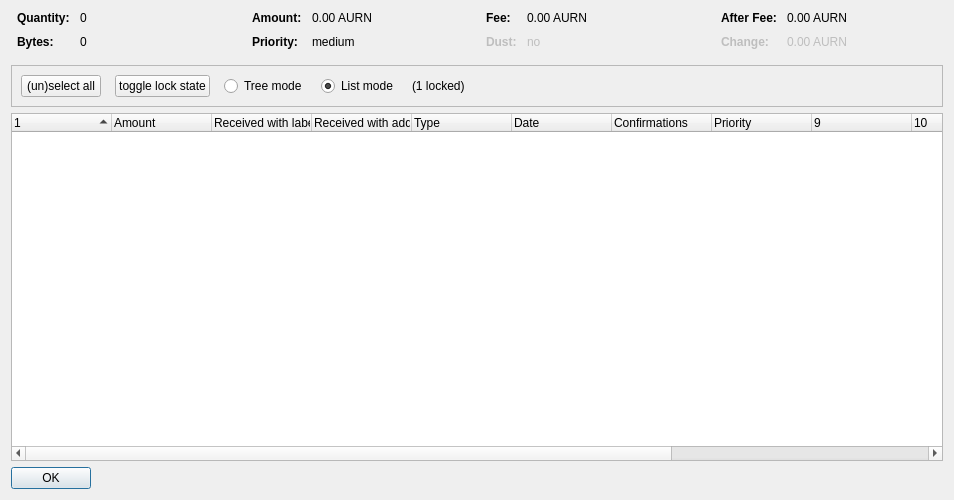
<?xml version="1.0" encoding="UTF-8"?>
<ui version="4.0">
 <class>CoinControlDialog</class>
 <widget class="QDialog" name="CoinControlDialog">
  <property name="geometry">
   <rect>
    <x>0</x>
    <y>0</y>
    <width>954</width>
    <height>500</height>
   </rect>
  </property>
  <property name="windowTitle">
   <string>Coin Selection</string>
  </property>
  <layout class="QVBoxLayout" name="verticalLayout">
   <item>
    <layout class="QHBoxLayout" name="horizontalLayoutTop" stretch="0,0,0,0">
     <property name="topMargin">
      <number>0</number>
     </property>
     <property name="bottomMargin">
      <number>10</number>
     </property>
     <item>
      <layout class="QFormLayout" name="formLayoutCoinControl1">
       <property name="horizontalSpacing">
        <number>10</number>
       </property>
       <property name="verticalSpacing">
        <number>10</number>
       </property>
       <property name="leftMargin">
        <number>6</number>
       </property>
       <property name="rightMargin">
        <number>6</number>
       </property>
       <item row="0" column="0">
        <widget class="QLabel" name="labelCoinControlQuantityText">
         <property name="font">
          <font>
           <weight>75</weight>
           <bold>true</bold>
          </font>
         </property>
         <property name="text">
          <string>Quantity:</string>
         </property>
        </widget>
       </item>
       <item row="0" column="1">
        <widget class="QLabel" name="labelCoinControlQuantity">
         <property name="cursor">
          <cursorShape>IBeamCursor</cursorShape>
         </property>
         <property name="contextMenuPolicy">
          <enum>Qt::ActionsContextMenu</enum>
         </property>
         <property name="text">
          <string notr="true">0</string>
         </property>
         <property name="textInteractionFlags">
          <set>Qt::LinksAccessibleByMouse|Qt::TextSelectableByKeyboard|Qt::TextSelectableByMouse</set>
         </property>
        </widget>
       </item>
       <item row="1" column="0">
        <widget class="QLabel" name="labelCoinControlBytesText">
         <property name="font">
          <font>
           <weight>75</weight>
           <bold>true</bold>
          </font>
         </property>
         <property name="text">
          <string>Bytes:</string>
         </property>
        </widget>
       </item>
       <item row="1" column="1">
        <widget class="QLabel" name="labelCoinControlBytes">
         <property name="cursor">
          <cursorShape>IBeamCursor</cursorShape>
         </property>
         <property name="contextMenuPolicy">
          <enum>Qt::ActionsContextMenu</enum>
         </property>
         <property name="text">
          <string notr="true">0</string>
         </property>
         <property name="textInteractionFlags">
          <set>Qt::LinksAccessibleByMouse|Qt::TextSelectableByKeyboard|Qt::TextSelectableByMouse</set>
         </property>
        </widget>
       </item>
      </layout>
     </item>
     <item>
      <layout class="QFormLayout" name="formLayoutCoinControl2">
       <property name="horizontalSpacing">
        <number>10</number>
       </property>
       <property name="verticalSpacing">
        <number>10</number>
       </property>
       <property name="leftMargin">
        <number>6</number>
       </property>
       <property name="rightMargin">
        <number>6</number>
       </property>
       <item row="0" column="0">
        <widget class="QLabel" name="labelCoinControlAmountText">
         <property name="font">
          <font>
           <weight>75</weight>
           <bold>true</bold>
          </font>
         </property>
         <property name="text">
          <string>Amount:</string>
         </property>
        </widget>
       </item>
       <item row="0" column="1">
        <widget class="QLabel" name="labelCoinControlAmount">
         <property name="cursor">
          <cursorShape>IBeamCursor</cursorShape>
         </property>
         <property name="contextMenuPolicy">
          <enum>Qt::ActionsContextMenu</enum>
         </property>
         <property name="text">
          <string notr="true">0.00 AURN</string>
         </property>
         <property name="textInteractionFlags">
          <set>Qt::LinksAccessibleByMouse|Qt::TextSelectableByKeyboard|Qt::TextSelectableByMouse</set>
         </property>
        </widget>
       </item>
       <item row="1" column="0">
        <widget class="QLabel" name="labelCoinControlPriorityText">
         <property name="font">
          <font>
           <weight>75</weight>
           <bold>true</bold>
          </font>
         </property>
         <property name="text">
          <string>Priority:</string>
         </property>
        </widget>
       </item>
       <item row="1" column="1">
        <widget class="QLabel" name="labelCoinControlPriority">
         <property name="cursor">
          <cursorShape>IBeamCursor</cursorShape>
         </property>
         <property name="contextMenuPolicy">
          <enum>Qt::ActionsContextMenu</enum>
         </property>
         <property name="text">
          <string>medium</string>
         </property>
         <property name="textInteractionFlags">
          <set>Qt::LinksAccessibleByMouse|Qt::TextSelectableByKeyboard|Qt::TextSelectableByMouse</set>
         </property>
        </widget>
       </item>
      </layout>
     </item>
     <item>
      <layout class="QFormLayout" name="formLayoutCoinControl3">
       <property name="horizontalSpacing">
        <number>10</number>
       </property>
       <property name="verticalSpacing">
        <number>10</number>
       </property>
       <property name="leftMargin">
        <number>6</number>
       </property>
       <property name="rightMargin">
        <number>6</number>
       </property>
       <item row="0" column="0">
        <widget class="QLabel" name="labelCoinControlFeeText">
         <property name="font">
          <font>
           <weight>75</weight>
           <bold>true</bold>
          </font>
         </property>
         <property name="text">
          <string>Fee:</string>
         </property>
        </widget>
       </item>
       <item row="0" column="1">
        <widget class="QLabel" name="labelCoinControlFee">
         <property name="cursor">
          <cursorShape>IBeamCursor</cursorShape>
         </property>
         <property name="contextMenuPolicy">
          <enum>Qt::ActionsContextMenu</enum>
         </property>
         <property name="text">
          <string notr="true">0.00 AURN</string>
         </property>
         <property name="textInteractionFlags">
          <set>Qt::LinksAccessibleByMouse|Qt::TextSelectableByKeyboard|Qt::TextSelectableByMouse</set>
         </property>
        </widget>
       </item>
       <item row="1" column="0">
        <widget class="QLabel" name="labelCoinControlLowOutputText">
         <property name="enabled">
          <bool>false</bool>
         </property>
         <property name="font">
          <font>
           <weight>75</weight>
           <bold>true</bold>
          </font>
         </property>
         <property name="text">
          <string>Dust:</string>
         </property>
        </widget>
       </item>
       <item row="1" column="1">
        <widget class="QLabel" name="labelCoinControlLowOutput">
         <property name="enabled">
          <bool>false</bool>
         </property>
         <property name="cursor">
          <cursorShape>IBeamCursor</cursorShape>
         </property>
         <property name="contextMenuPolicy">
          <enum>Qt::ActionsContextMenu</enum>
         </property>
         <property name="text">
          <string>no</string>
         </property>
         <property name="textInteractionFlags">
          <set>Qt::LinksAccessibleByMouse|Qt::TextSelectableByKeyboard|Qt::TextSelectableByMouse</set>
         </property>
        </widget>
       </item>
      </layout>
     </item>
     <item>
      <layout class="QFormLayout" name="formLayoutCoinControl4">
       <property name="horizontalSpacing">
        <number>10</number>
       </property>
       <property name="verticalSpacing">
        <number>10</number>
       </property>
       <property name="leftMargin">
        <number>6</number>
       </property>
       <property name="rightMargin">
        <number>6</number>
       </property>
       <item row="0" column="0">
        <widget class="QLabel" name="labelCoinControlAfterFeeText">
         <property name="font">
          <font>
           <weight>75</weight>
           <bold>true</bold>
          </font>
         </property>
         <property name="text">
          <string>After Fee:</string>
         </property>
        </widget>
       </item>
       <item row="0" column="1">
        <widget class="QLabel" name="labelCoinControlAfterFee">
         <property name="cursor">
          <cursorShape>IBeamCursor</cursorShape>
         </property>
         <property name="contextMenuPolicy">
          <enum>Qt::ActionsContextMenu</enum>
         </property>
         <property name="text">
          <string notr="true">0.00 AURN</string>
         </property>
         <property name="textInteractionFlags">
          <set>Qt::LinksAccessibleByMouse|Qt::TextSelectableByKeyboard|Qt::TextSelectableByMouse</set>
         </property>
        </widget>
       </item>
       <item row="1" column="0">
        <widget class="QLabel" name="labelCoinControlChangeText">
         <property name="enabled">
          <bool>false</bool>
         </property>
         <property name="font">
          <font>
           <weight>75</weight>
           <bold>true</bold>
          </font>
         </property>
         <property name="text">
          <string>Change:</string>
         </property>
        </widget>
       </item>
       <item row="1" column="1">
        <widget class="QLabel" name="labelCoinControlChange">
         <property name="enabled">
          <bool>false</bool>
         </property>
         <property name="cursor">
          <cursorShape>IBeamCursor</cursorShape>
         </property>
         <property name="contextMenuPolicy">
          <enum>Qt::ActionsContextMenu</enum>
         </property>
         <property name="text">
          <string notr="true">0.00 AURN</string>
         </property>
         <property name="textInteractionFlags">
          <set>Qt::LinksAccessibleByMouse|Qt::TextSelectableByKeyboard|Qt::TextSelectableByMouse</set>
         </property>
        </widget>
       </item>
      </layout>
     </item>
    </layout>
   </item>
   <item>
    <widget class="QFrame" name="frame">
     <property name="minimumSize">
      <size>
       <width>0</width>
       <height>40</height>
      </size>
     </property>
     <property name="frameShape">
      <enum>QFrame::StyledPanel</enum>
     </property>
     <property name="frameShadow">
      <enum>QFrame::Sunken</enum>
     </property>
     <layout class="QHBoxLayout" name="horizontalLayout">
      <item>
       <layout class="QHBoxLayout" name="horizontalLayoutPanel" stretch="0,0,0,0,0,0">
        <property name="spacing">
         <number>14</number>
        </property>
        <item>
         <widget class="QPushButton" name="pushButtonSelectAll">
          <property name="sizePolicy">
           <sizepolicy hsizetype="Maximum" vsizetype="Fixed">
            <horstretch>0</horstretch>
            <verstretch>0</verstretch>
           </sizepolicy>
          </property>
          <property name="text">
           <string>(un)select all</string>
          </property>
          <property name="autoDefault">
           <bool>false</bool>
          </property>
         </widget>
        </item>
        <item>
         <widget class="QPushButton" name="pushButtonToggleLock">
          <property name="sizePolicy">
           <sizepolicy hsizetype="Maximum" vsizetype="Fixed">
            <horstretch>0</horstretch>
            <verstretch>0</verstretch>
           </sizepolicy>
          </property>
          <property name="text">
           <string>toggle lock state</string>
          </property>
          <property name="autoDefault">
           <bool>false</bool>
          </property>
         </widget>
        </item>
        <item>
         <widget class="QRadioButton" name="radioTreeMode">
          <property name="sizePolicy">
           <sizepolicy hsizetype="Maximum" vsizetype="Fixed">
            <horstretch>0</horstretch>
            <verstretch>0</verstretch>
           </sizepolicy>
          </property>
          <property name="text">
           <string>Tree mode</string>
          </property>
         </widget>
        </item>
        <item>
         <widget class="QRadioButton" name="radioListMode">
          <property name="sizePolicy">
           <sizepolicy hsizetype="Maximum" vsizetype="Fixed">
            <horstretch>0</horstretch>
            <verstretch>0</verstretch>
           </sizepolicy>
          </property>
          <property name="text">
           <string>List mode</string>
          </property>
          <property name="checked">
           <bool>true</bool>
          </property>
         </widget>
        </item>
        <item>
         <widget class="QLabel" name="labelLocked">
          <property name="text">
           <string>(1 locked)</string>
          </property>
         </widget>
        </item>
        <item>
         <spacer name="horizontalSpacer">
          <property name="orientation">
           <enum>Qt::Horizontal</enum>
          </property>
          <property name="sizeHint" stdset="0">
           <size>
            <width>40</width>
            <height>20</height>
           </size>
          </property>
         </spacer>
        </item>
       </layout>
      </item>
     </layout>
    </widget>
   </item>
   <item>
    <widget class="CoinControlTreeWidget" name="treeWidget">
     <property name="contextMenuPolicy">
      <enum>Qt::CustomContextMenu</enum>
     </property>
     <property name="sortingEnabled">
      <bool>false</bool>
     </property>
     <property name="columnCount">
      <number>13</number>
     </property>
     <attribute name="headerShowSortIndicator" stdset="0">
      <bool>true</bool>
     </attribute>
     <attribute name="headerStretchLastSection">
      <bool>false</bool>
     </attribute>
     <column>
      <property name="text">
       <string/>
      </property>
     </column>
     <column>
      <property name="text">
       <string>Amount</string>
      </property>
     </column>
     <column>
      <property name="text">
       <string>Received with label</string>
      </property>
     </column>
     <column>
      <property name="text">
       <string>Received with address</string>
      </property>
     </column>
     <column>
      <property name="text">
       <string>Type</string>
      </property>
     </column>
     <column>
      <property name="text">
       <string>Date</string>
      </property>
     </column>
     <column>
      <property name="text">
       <string>Confirmations</string>
      </property>
      <property name="toolTip">
       <string>Confirmed</string>
      </property>
     </column>
     <column>
      <property name="text">
       <string>Priority</string>
      </property>
     </column>
     <column>
      <property name="text">
       <string/>
      </property>
     </column>
     <column>
      <property name="text">
       <string/>
      </property>
     </column>
     <column>
      <property name="text">
       <string/>
      </property>
     </column>
     <column>
      <property name="text">
       <string/>
      </property>
     </column>
     <column>
      <property name="text">
       <string/>
      </property>
     </column>
    </widget>
   </item>
   <item>
    <widget class="QDialogButtonBox" name="buttonBox">
     <property name="sizePolicy">
      <sizepolicy hsizetype="Maximum" vsizetype="Fixed">
       <horstretch>0</horstretch>
       <verstretch>0</verstretch>
      </sizepolicy>
     </property>
     <property name="orientation">
      <enum>Qt::Horizontal</enum>
     </property>
     <property name="standardButtons">
      <set>QDialogButtonBox::Ok</set>
     </property>
    </widget>
   </item>
  </layout>
 </widget>
 <customwidgets>
  <customwidget>
   <class>CoinControlTreeWidget</class>
   <extends>QTreeWidget</extends>
   <header>coincontroltreewidget.h</header>
  </customwidget>
 </customwidgets>
 <resources/>
 <connections/>
</ui>
